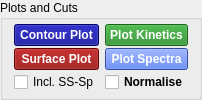
               <widget class="QGroupBox" name="oneD_PlotsCuts_box">
                <property name="styleSheet">
                 <string notr="true" />
                </property>
                <property name="title">
                 <string>Plots and Cuts</string>
                </property>
                <layout class="QGridLayout" name="gridLayout_2">
                 <property name="topMargin">
                  <number>4</number>
                 </property>
                 <property name="bottomMargin">
                  <number>2</number>
                 </property>
                 <property name="verticalSpacing">
                  <number>2</number>
                 </property>
                 <item row="0" column="0">
                  <widget class="QPushButton" name="PP_CtrPlot_btn">
                   <property name="toolTip">
                    <string>Create a new window with a 2D contour plot of the transient data</string>
                   </property>
                   <property name="styleSheet">
                    <string notr="true">font: bold;
font-size: 12px;
color: white;
background-color: DarkBlue
</string>
                   </property>
                   <property name="text">
                    <string>Contour Plot</string>
                   </property>
                  </widget>
                 </item>
                 <item row="0" column="1">
                  <widget class="QPushButton" name="PP_kineticsPlot_btn">
                   <property name="toolTip">
                    <string>Plot kinetics at selected probe wavelengths</string>
                   </property>
                   <property name="styleSheet">
                    <string notr="true">font: bold;
font-size: 12px;
color: white;
background-color: ForestGreen;
</string>
                   </property>
                   <property name="text">
                    <string>Plot Kinetics</string>
                   </property>
                  </widget>
                 </item>
                 <item row="1" column="0">
                  <widget class="QPushButton" name="PP_SurfPlot_btn">
                   <property name="toolTip">
                    <string>Create a new window with a 3D surface plot of the dataset</string>
                   </property>
                   <property name="styleSheet">
                    <string notr="true">font: bold;
font-size: 12px;
color: white;
background-color: DarkRed
</string>
                   </property>
                   <property name="text">
                    <string>Surface Plot</string>
                   </property>
                  </widget>
                 </item>
                 <item row="1" column="1">
                  <widget class="QPushButton" name="PP_trSpecPlot_btn">
                   <property name="toolTip">
                    <string>Plot transient spectra at selected delay times</string>
                   </property>
                   <property name="styleSheet">
                    <string notr="true">font: bold;
font-size: 12px;
color: white;
background-color: RoyalBlue
</string>
                   </property>
                   <property name="text">
                    <string>Plot Spectra</string>
                   </property>
                  </widget>
                 </item>
                 <item row="2" column="1">
                  <widget class="QCheckBox" name="PP_Normalise_chk">
                   <property name="styleSheet">
                    <string notr="true">
font: bold</string>
                   </property>
                   <property name="text">
                    <string>Normalise</string>
                   </property>
                  </widget>
                 </item>
                 <item row="2" column="0">
                  <widget class="QCheckBox" name="PP_IncludeSSSP_chk">
                   <property name="styleSheet">
                    <string notr="true" />
                   </property>
                   <property name="text">
                    <string>Incl. SS-Sp</string>
                   </property>
                  </widget>
                 </item>
                </layout>
               </widget>
